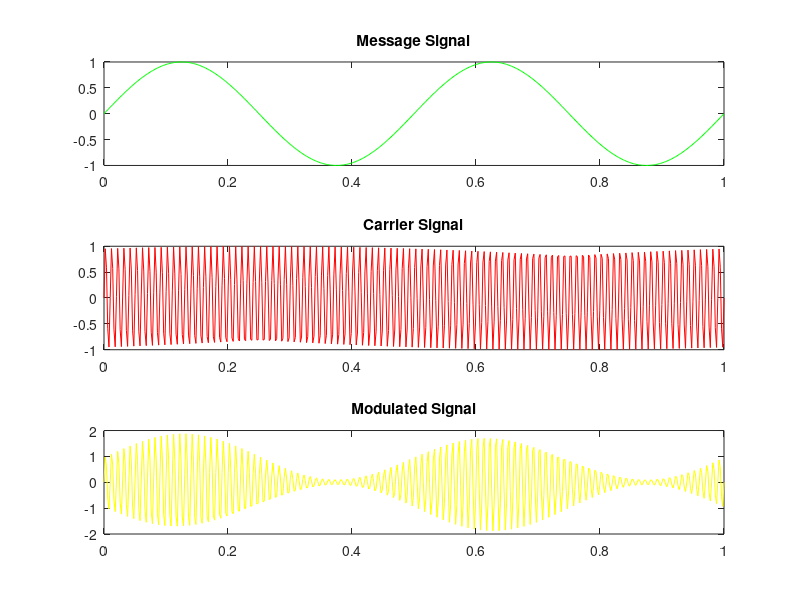

Recreate this plot in MATLAB.
clc; clear all; close all;

ROWS = 3; % Subplot ROWS
COLS = 1; % Subplot COLS

t = linspace(0, 1, 500); % Time


fm = 2; % Mesage frequency in Hz
Am = 1; % Mesage amplitude

m = Am * sin(2*pi*fm*t); % Message signal

subplot(ROWS, COLS, 1);
plot(t, m,'g');
title("Message Signal");

fc = 100; % Carrier frequency in Hz
Ac = 1; % Carrier Amplitude

c = sin(2*pi*fc*t); % Carrier signal

subplot(ROWS, COLS, 2);
plot(t, c,'r');
title("Carrier Signal");

ka = .9; 

x = (1 + m * ka) .* c; % Modulated signal

subplot(ROWS, COLS, 3);
plot(t, x,'y');
title("Modulated Signal");
